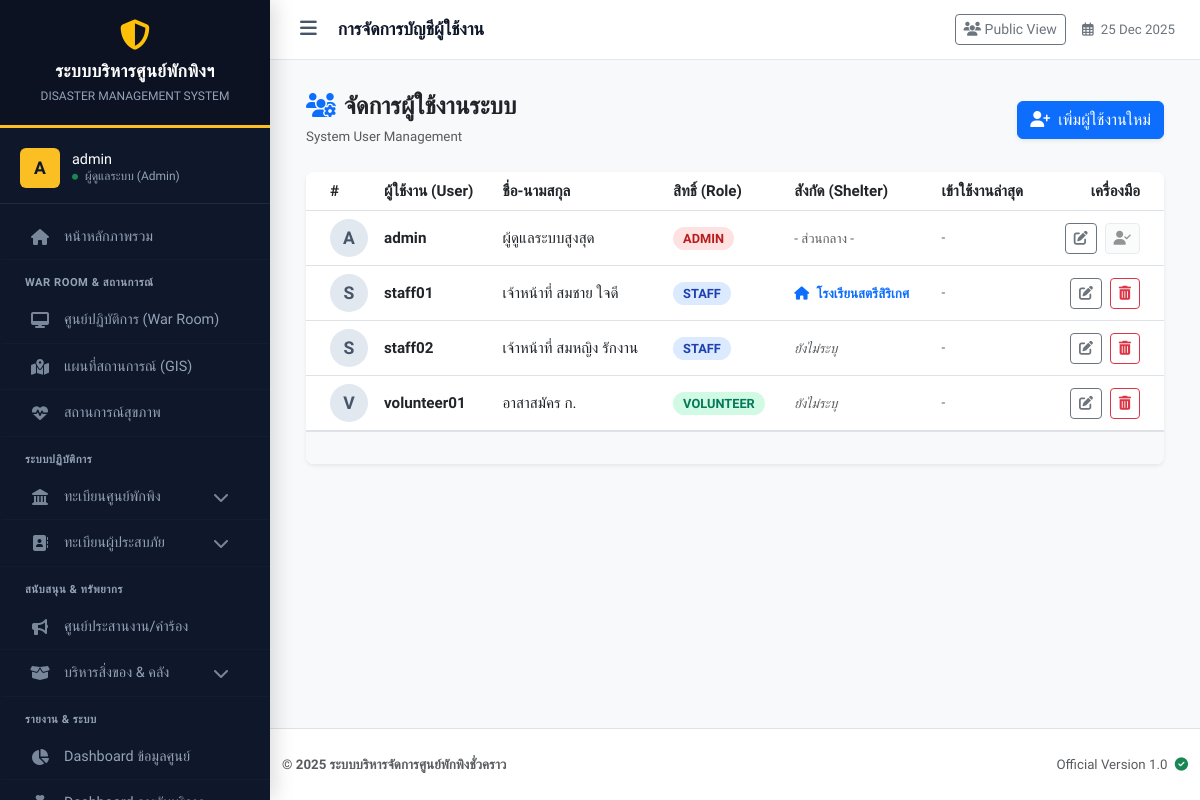
Page /user_list.php (signed in) on the earlier database version.
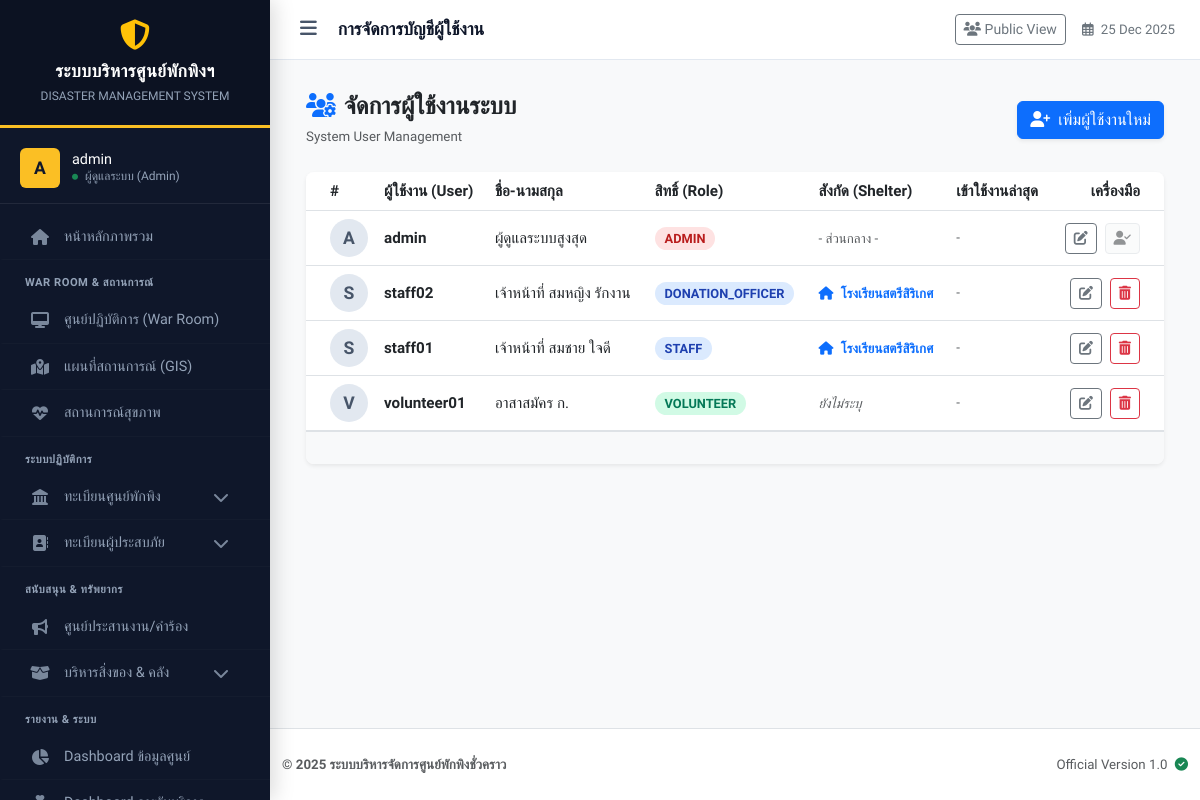
Same page on the later database version.
### tables this page shows
CREATE TABLE `users` (
  `id` int(11) NOT NULL,
  `username` varchar(50) NOT NULL COMMENT 'ชื่อผู้ใช้',
  `password` varchar(255) NOT NULL COMMENT 'รหัสผ่าน (Hashed)',
  `first_name` varchar(100) DEFAULT '',
  `last_name` varchar(100) DEFAULT '',
  `full_name` varchar(100) NOT NULL COMMENT 'ชื่อ-นามสกุล',
  `role` varchar(50) NOT NULL DEFAULT 'staff',
  `shelter_id` int(11) DEFAULT NULL COMMENT 'สังกัดศูนย์พักพิง',
  `created_at` timestamp NOT NULL DEFAULT current_timestamp(),
  `last_login` datetime DEFAULT NULL
);

CREATE TABLE `shelters` (
  `id` int(11) NOT NULL,
  `incident_id` int(11) NOT NULL COMMENT 'ผูกกับเหตุการณ์ไหน',
  `name` varchar(200) NOT NULL COMMENT 'ชื่อศูนย์',
  `location` text NOT NULL COMMENT 'ที่ตั้ง',
  `latitude` decimal(10,8) DEFAULT NULL,
  `longitude` decimal(11,8) DEFAULT NULL,
  `capacity` int(11) NOT NULL DEFAULT 0 COMMENT 'ความจุสูงสุด',
  `contact_phone` varchar(20) DEFAULT NULL,
  `status` enum('open','full','closed') NOT NULL DEFAULT 'open',
  `last_updated` datetime DEFAULT NULL
);

### user_list.php (the view, shortened to what the changed rows need)
<?php
require_once 'config/db.php';
$page = isset($_GET['page']) ? (int)$_GET['page'] : 1;
$limit = 20;
$offset = ($page - 1) * $limit;
try {
    $sql = "SELECT u.*, s.name as shelter_name
            FROM users u
            LEFT JOIN shelters s ON u.shelter_id = s.id
            ORDER BY u.role ASC, u.username ASC
            LIMIT $limit OFFSET $offset";
    $stmt = $pdo->query($sql);
    $users = $stmt->fetchAll();
} catch (PDOException $e) {
    $sql = "SELECT *, NULL as shelter_name FROM users ORDER BY role ASC LIMIT $limit OFFSET $offset";
    $stmt = $pdo->query($sql);
    $users = $stmt->fetchAll();
}
?>
<!DOCTYPE html>
<html lang="th">
<head>
</head>
<body class="bg-light">
<?php include 'includes/header.php'; ?>
<div class="container-fluid">
    <div class="card border-0 shadow-sm rounded-3 overflow-hidden">
        <div class="card-body p-0">
            <div class="table-responsive">
                <table class="table table-hover align-middle mb-0 table-official">
                    <thead class="bg-light">
                        <tr>
                            <th class="ps-4" style="width: 50px;">#</th>
                            <th>ผู้ใช้งาน (User)</th>
                            <th>ชื่อ-นามสกุล</th>
                            <th>สิทธิ์ (Role)</th>
                            <th>สังกัด (Shelter)</th>
                            <th>เข้าใช้งานล่าสุด</th>
                            <th class="text-end pe-4">เครื่องมือ</th>
                        </tr>
                    </thead>
                    <tbody>
                        <?php foreach ($users as $index => $row): ?>
                        <tr>
                            <td class="ps-4">
                                <div class="avatar-circle">
                                    <?php echo strtoupper(substr($row['username'], 0, 1)); ?>
                                </div>
                            </td>
                            <td>
                                <div class="fw-bold text-dark"><?php echo htmlspecialchars($row['username']); ?></div>
                            </td>
                            <td><?php echo htmlspecialchars($row['full_name']); ?></td>
                            <td>
                                <?php
                                    $role_class = 'role-staff';
                                    if($row['role'] == 'admin') $role_class = 'role-admin';
                                    if($row['role'] == 'volunteer') $role_class = 'role-volunteer';
                                ?>
                                <span class="role-badge <?php echo $role_class; ?>">
                                    <?php echo ucfirst($row['role']); ?>
                                </span>
                            </td>
                            <td>
                                <?php if (!empty($row['shelter_name'])): ?>
                                    <span class="text-primary fw-bold small"><i class="fas fa-home me-1"></i> <?php echo htmlspecialchars($row['shelter_name']); ?></span>
                                <?php elseif ($row['role'] == 'admin'): ?>
                                    <span class="text-muted small">- ส่วนกลาง -</span>
                                <?php else: ?>
                                    <span class="text-muted small fst-italic text-danger">ยังไม่ระบุ</span>
                                <?php endif; ?>
                            </td>
                            <td class="text-muted small">
                                <?php echo $row['last_login'] ? date('d/m/Y H:i', strtotime($row['last_login'])) : '-'; ?>
                            </td>
                            <td class="text-end pe-4">
                                <button class="btn btn-sm btn-outline-secondary me-1"
                                        onclick='openModal("edit", <?php echo json_encode($row); ?>)'
                                        title="แก้ไข">
                                    <i class="fas fa-edit"></i>
                                </button>
                                <?php if($row['id'] !== $_SESSION['user_id']): ?>
                                    <button onclick="confirmDeleteUser(<?php echo $row['id']; ?>, '<?php echo htmlspecialchars($row['username']); ?>')" class="btn btn-sm btn-outline-danger" title="ลบ">
                                        <i class="fas fa-trash-alt"></i>
                                    </button>
                                <?php else: ?>
                                    <button class="btn btn-sm btn-light text-muted border" disabled><i class="fas fa-user-check"></i></button>
                                <?php endif; ?>
                            </td>
                        </tr>
                        <?php endforeach; ?>
                    </tbody>
                </table>
            </div>
        </div>
    </div>
</div>
<?php include 'includes/footer.php'; ?>
</body>
</html>

Differences in the rows shown:
changed users "staff02": role "STAFF" → "DONATION_OFFICER"; shelter.name (not shown) → "โรงเรียนสตรีสิริเกศ"; no longer shows "ยังไม่ระบุ"; moves up the list
